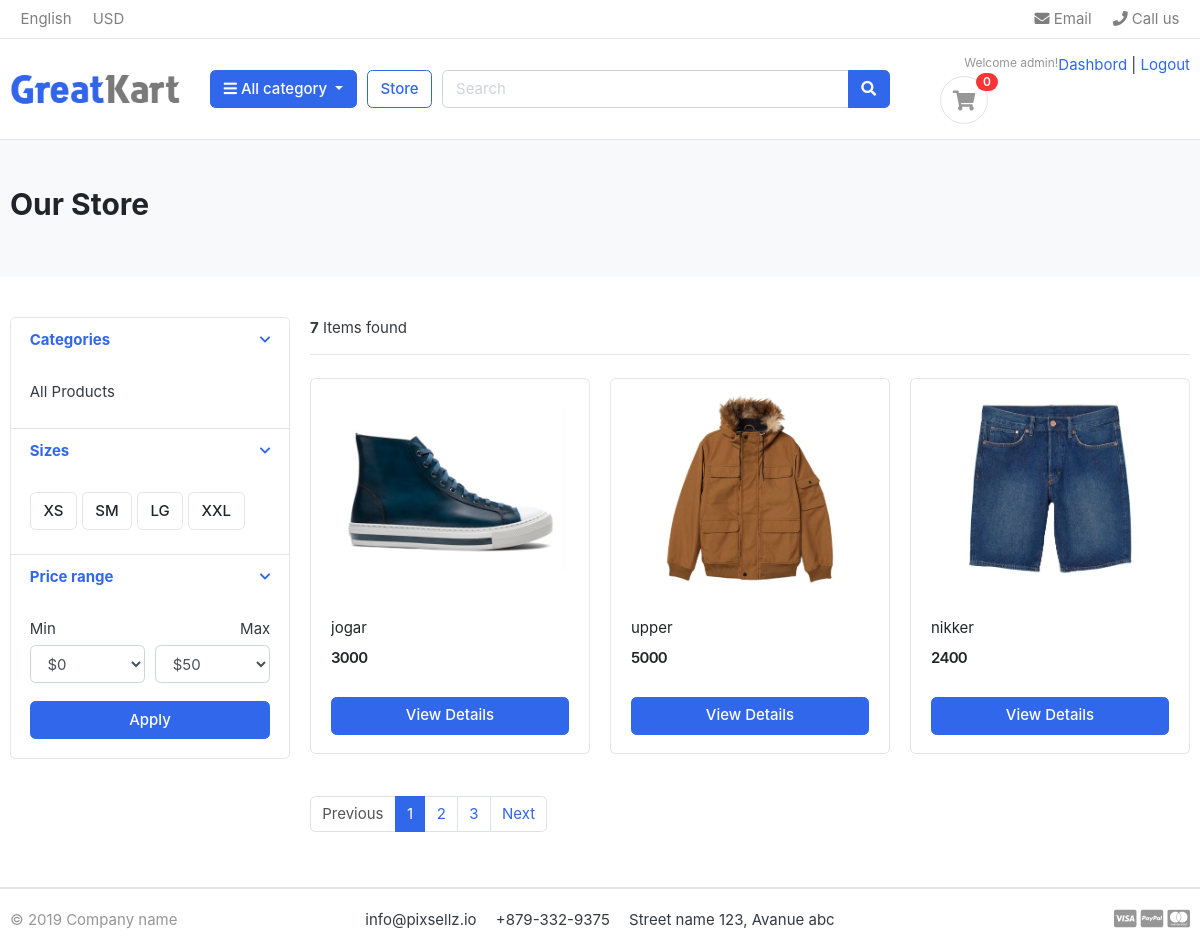
/store/ (signed in), run on the app's committed database.
### accounts/models.py (models this page shows, shortened)
class Account(AbstractBaseUser):
    email = models.EmailField(unique=True)
    first_name = models.CharField(max_length=50)
    last_name = models.CharField(max_length=50)
    username = models.CharField(max_length=50, unique= True)
    Phone_Number = models.CharField(max_length=50)
    date_joined = models.DateTimeField(auto_now_add= True)
    last_login = models.DateTimeField(auto_now_add= True)
    is_admin = models.BooleanField(default=False)
    is_staff = models.BooleanField(default=False)
    is_active = models.BooleanField(default=False)
    is_superadmin = models.BooleanField(default=False)
    USERNAME_FIELD = 'email'
    REQUIRED_FIELDS = ['first_name', 'last_name', 'username']
    objects = MyAccountManager()

### store/models.py (models this page shows, shortened)
class Product(models.Model):
    product_name = models.CharField(max_length=200, unique= True)
    slug = models.SlugField(max_length=200, unique=True)
    description = models.TextField(max_length=1000, blank=True)
    price = models.IntegerField()
    images = models.ImageField(upload_to = 'photos/products')
    stock = models.IntegerField()
    is_available = models.BooleanField(default= True)
    category = models.ForeignKey(Category, on_delete=models.CASCADE)
    created_date = models.DateTimeField(auto_now_add=True)
    modified_date = models.DateTimeField(auto_now=True)
    def get_url(self):
        return reverse('product_detail', args=[self.category.slug, self.slug])

### store/views.py (the view)
# urls.py: path('store/', include('store.urls')),
def store(request, category_slug = None):
    categories = None
    products = None
    if category_slug != None:
        categories = get_object_or_404(Category, slug=category_slug)
        products = products.objects.filter(Category = categories, is_available = True)
        paginator = Paginator(products, 10)
        page = request.GET.get('page')
        paged_products = paginator.get_page(page)
        product_count = products.count()
    else:
        products = Product.objects.all().filter(is_available = True).order_by('id')
        paginator = Paginator(products, 3)
        page = request.GET.get('page')
        paged_products = paginator.get_page(page)
        product_count = products.count()
    context = {
        'products': paged_products,
        'product_count': product_count,
    }
    return render(request, 'store/store.html', context)

### carts/context_processors.py (called while the page is built)
def counter(request):
    cart_count = 0
    if 'admin' in request.path:
        return {}
    else:
        try:
            cart = Cart.objects.filter(cart_id=_cart_id(request))
            cart_items = CartItem.objects.all().filter(cart = cart[:1])
            for cart_item in cart_items:
                cart_count += cart_item.quantity
        except CartItem.DoesNotExist:
            cart_count = 0
    return dict(cart_count = cart_count)

### carts/views.py (called while the page is built)
def _cart_id(request):
    cart = request.session.session_key
    if not cart:
        cart = request.session.create()
    return cart

### category/context_processors.py (called while the page is built)
def menu_links(request):
    links = Category.objects.all()
    return dict(link = links)

### templates/store/store.html (shortened to what this page needs)
{%extends 'base.html'%}
{%load static%}
{%block content %}
<section class="section-pagetop bg">
    <div class="container">
      {% if 'search' in request.path %}
      <h2 class="title-page">Search Result</h2>
      {% else %}
      <h2 class="title-page">Our Store</h2>
      {% endif %}
    </div>
    </section>
<section class="section-content padding-y">
    <div class="container">
    <div class="row">
        <aside class="col-md-3">
    <div class="card">
        <article class="filter-group">
            <header class="card-header">
                <a href="#" data-toggle="collapse" data-target="#collapse_1" aria-expanded="true" class="">
                    <i class="icon-control fa fa-chevron-down"></i>
                    <h6 class="title">Categories</h6>
                </a>
            </header>
            <div class="filter-content collapse show" id="collapse_1" style="">
                <div class="card-body">
                    <ul class="list-menu">
                    <li><a href="{% url 'store'%}">All Products</a></li>
                    </ul>
                </div>
            </div>
        </article>
        <article class="filter-group">
            <header class="card-header">
                <a href="#" data-toggle="collapse" data-target="#collapse_4" aria-expanded="true" class="">
                    <i class="icon-control fa fa-chevron-down"></i>
                    <h6 class="title">Sizes </h6>
                </a>
            </header>
            <div class="filter-content collapse show" id="collapse_4" style="">
                <div class="card-body">
                  <label class="checkbox-btn">
                    <span class="btn btn-light"> XS </span>
                  </label>
                  <label class="checkbox-btn">
                    <span class="btn btn-light"> SM </span>
                  </label>
                  <label class="checkbox-btn">
                    <span class="btn btn-light"> LG </span>
                  </label>
                  <label class="checkbox-btn">
                    <span class="btn btn-light"> XXL </span>
                  </label>
            </div>
            </div>
        </article>
        <article class="filter-group">
            <header class="card-header">
                <a href="#" data-toggle="collapse" data-target="#collapse_3" aria-expanded="true" class="">
                    <i class="icon-control fa fa-chevron-down"></i>
                    <h6 class="title">Price range </h6>
                </a>
            </header>
            <div class="filter-content collapse show" id="collapse_3" style="">
                <div class="card-body">
                    <div class="form-row">
                    <div class="form-group col-md-6">
                      <label>Min</label>
                          <select class="mr-2 form-control">
                            <option value="0">$0</option>
                        </select>
                    </div>
                    <div class="form-group text-right col-md-6">
                      <label>Max</label>
                          <select class="mr-2 form-control">
                            <option value="50">$50</option>
                        </select>
                    </div>
                    </div>
                    <button class="btn btn-block btn-primary">Apply</button>
                </div>
            </div>
        </article>
    </div>
        </aside>
        <main class="col-md-9">
    <header class="border-bottom mb-4 pb-3">
            <div class="form-inline">
                <span class="mr-md-auto"><b>{{product_count }}</b> Items found </span>
            </div>
    </header>
    <div class="row">
         {% if products %}
        {% for product in products %}
        <div class="col-md-4">
            <figure class="card card-product-grid">
                <div class="img-wrap">
                <a href ="{{product.get_url }}"></a><img src="{{ product.images.url }}"></a>
                </div>
                <figcaption class="info-wrap">
                    <div class="fix-height">
                        <a href="{{ product.get_url }}" class="title">{{ product.product_name}}</a>
                        <div class="price-wrap mt-2">
                            <span class="price">{{product.price}}</span>
                        </div>
                    </div>
                    <a href="{{ product.get_url }}" class="btn btn-block btn-primary">View Details </a>
                </figcaption>
            </figure>
        </div>
        {% endfor %}
        {% else %}
        <div>
          <h2>No Results Found. Please Try Again</h2>
        </div>
        {% endif %}
    </div>
    <nav class="mt-4" aria-label="Page navigation sample">
        {% if products.has_other_pages %}
          <ul class="pagination">
            {% if products.has_previous %}
            <li class="page-item">
              <a class="page-link" href="?page={{ products.previous_page_number }}">Previous</a>
            </li>
            {% else %}
            <li class="page-item disabled">
              <a class="page-link" href="#">Previous</a>
            </li>
            {% endif %}
            {% for i in products.paginator.page_range %}
            {% if products.number == i %}
            <li class="page-item active">
              <a class="page-link" href="#">{{ i }}</a>
            </li>
            {% else %}
            <li class="page-item">
              <a class="page-link" href="?page={{ i }}">{{ i }}</a>
            </li>
            {% endif %}
            {% endfor %}
            {% if products.has_next %}
            <li class="page-item">
              <a class="page-link" href="?page={{ products.next_page_number }}">Next</a>
            </li>
            {% else %}
            <li class="page-item disabled">
              <a class="page-link" href="#">Next</a>
            </li>
            {% endif %}
          </ul>
        {% endif %}
      </nav>
        </main>
    </div>
    </div>
    </section>
{% endblock %}

### templates/includes/navbar.html (shortened to what this page needs)
{%load static%}
<header class="section-header">
    <nav class="navbar p-md-0 navbar-expand-sm navbar-light border-bottom">
    <div class="container">
      <div class="collapse navbar-collapse" id="navbarTop4">
        <ul class="navbar-nav mr-auto">
            <li class="nav-item dropdown">
                 <a href="#" class="nav-link">   English </a>
            </li>
            <li class="nav-item dropdown">
                <a href="#" class="nav-link"> USD </a>
            </li>
        </ul>
        <ul class="navbar-nav">
            <li><a href="#" class="nav-link"> <i class="fa fa-envelope"></i> Email </a></li>
            <li><a href="#" class="nav-link"> <i class="fa fa-phone"></i> Call us </a></li>
        </ul>
      </div>
    </div>
    </nav>
    <section class="header-main border-bottom">
        <div class="container">
    <div class="row align-items-center">
        <div class="col-lg-2 col-md-3 col-6">
            <a href="{% url 'home'%}" class="brand-wrap">
                <img class="logo" src="{%static './images/logo.png'%}">
            </a>
        </div>
        <div class="col-lg col-sm col-md col-6 flex-grow-0">
            <div class="category-wrap dropdown d-inline-block float-right">
                <button type="button" class="btn btn-primary dropdown-toggle" data-toggle="dropdown">
                    <i class="fa fa-bars"></i> All category
                </button>
            </div>
        </div>
        <a href="{% url 'store'%}" class="btn btn-outline-primary">Store</a>
        <div class="col-lg  col-md-6 col-sm-12 col">
            <form action="{% url 'search'%}" class="search" method="GET">
                <div class="input-group w-100">
                    <input type="text" class="form-control" style="width:60%;" placeholder="Search" name="keyword">
                    <div class="input-group-append">
                      <button class="btn btn-primary" type="submit">
                        <i class="fa fa-search"></i>
                      </button>
                    </div>
                </div>
            </form>
        </div>
        <div class="col-lg-3 col-sm-6 col-8 order-2 order-lg-3">
                    <div class="d-flex justify-content-end mb-3 mb-lg-0">
                        {% if user.id is None %}
                        <div class="widget-header">
                            <small class="title text-muted">Welcome guest!</small>
                            <div>
                                <a href="{% url 'login' %}">Sign in</a> <span class="dark-transp"> | </span>
                                <a href="{% url 'register' %}"> Register</a>
                            </div>
                        </div>
                        {% else %}
                            <small class="title text-muted">Welcome {{user.first_name}}!</small>
                            <div>
                                <a href="{% url 'dashboard' %}">Dashbord</a> <span class="dark-transp"> | </span>
                                <a href="{% url 'logout' %}"> Logout </a>
                            </div>
                        </div>
                        {% endif %}
                        <a href="{% url 'cart' %}" class="widget-header pl-3 ml-3">
                            <div class="icon icon-sm rounded-circle border"><i class="fa fa-shopping-cart"></i></div>
                            <span class="badge badge-pill badge-danger notify">{{cart_count}}</span>
                        </a>
                    </div>
                </div>
    </div>
    </section>
    </header>

### static/css/ui.css (style rules this page uses)
html { font-family: "Inter", sans-serif; font-size: 15px; }
.img-wrap { text-align: center; display: block; }
.img-wrap img { max-width: 100%; }
.price-wrap { letter-spacing: -0.7px; }
.icon-xs, .icon-sm, .icon-md, .icon-lg { display: inline-block; text-align: center; flex-shrink: 0; flex-grow: 0; }
.icon-sm { width: 48px; height: 48px; line-height: 48px !important; font-size: 20px; }
.padding-y { padding-top: 40px; padding-bottom: 40px; }
figure { margin-bottom: 0; }
article:after, .form-group:after { display: block; clear: both; content: ""; }
.bg { background-color: #f8f9fa; }
.title-page { color: #212529; }
.header-main { position: relative; padding-top: 1rem; padding-bottom: 1rem; }
.brand-wrap .logo, .navbar-brand .logo { margin-right: 7px; max-height: 42px; display: inline-block; }
.widget-header { display: inline-block; vertical-align: middle; position: relative; }
.widget-header i { color: #969696; }
.widget-header .notify { position: absolute; top: -3px; right: -10px; }
.btn-light { background-color: #fff; border-color: #e4e4e4; }
[class*=list-] li:after { visibility: hidden; display: block; content: ""; overflow: hidden; height: 0; clear: both; }
.list-menu { list-style: none; margin: 0; padding-left: 0; }
.list-menu li { margin-bottom: 5px; }
.list-menu a { color: #343a40; }
[class*=card-product] a.title { color: #212529; display: block; }
[class*=card-product] .img-wrap { overflow: hidden; position: relative; }
[class*=card-product] .img-wrap img { height: 100%; max-width: 100%; width: auto; display: inline-block; -o-object-fit: cover; object-fit: cover; }
.card-product-grid { margin-bottom: 20px; }
.card-product-grid .img-wrap { border-radius: 0.2rem 0.2rem 0 0; height: 220px; }
.card-product-grid .info-wrap { overflow: hidden; padding: 18px 20px; }
.card-product-grid .fix-height { height: 80px; overflow: hidden; }
.card .img-wrap { overflow: hidden; }
.notify { position: absolute; top: -4px; right: -10px; display: inline-block; padding: 0.25em 0.6em; font-size: 12px; line-height: 1; text-align: center; border-radius: 3rem; color: #fff; background-color: #fa3434; }
.price { font-weight: 600; color: #212529; }
.icon-control { margin-top: 5px; float: right; font-size: 80%; }
.card-header .title { margin-bottom: 0; line-height: 1.5; }
.filter-group { border-bottom: 1px solid #e4e4e4; }
.filter-group .card-header { border-bottom: 0; }
.filter-group:last-child { border-bottom: 0; }
.checkbox-btn { position: relative; }
.section-pagetop { padding: 45px 0; }

### data on the page
Account: first_name "admin"
Product: images (picture), product_name "jogar", price "3000"
Product: images (picture), product_name "upper", price "5000"
Product: images (picture), product_name "nikker", price "2400"

### other printed values
{{ cart_count }} "0"
{{ product_count }} "7"
{{ i }} "1"
{{ i }} "2" "3"
